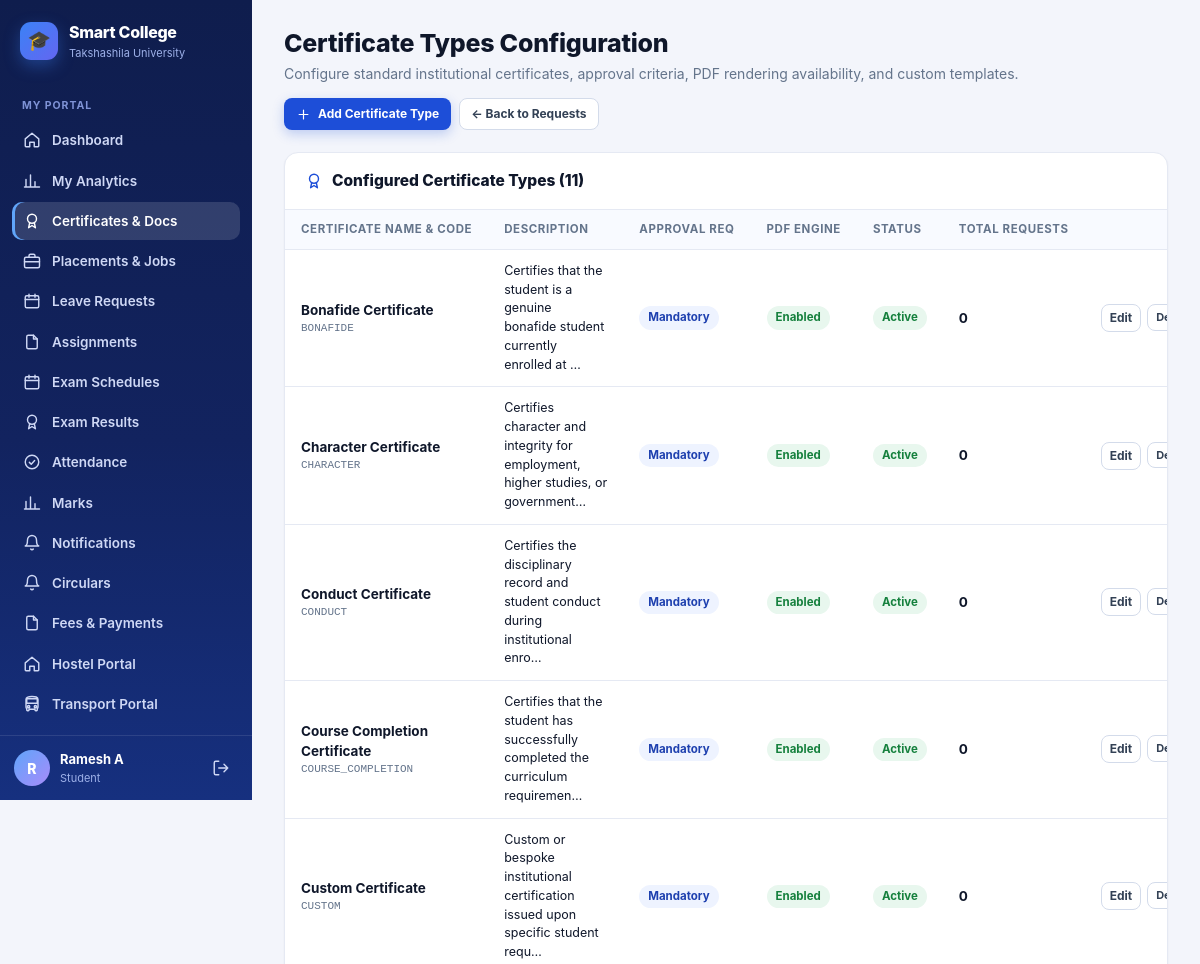
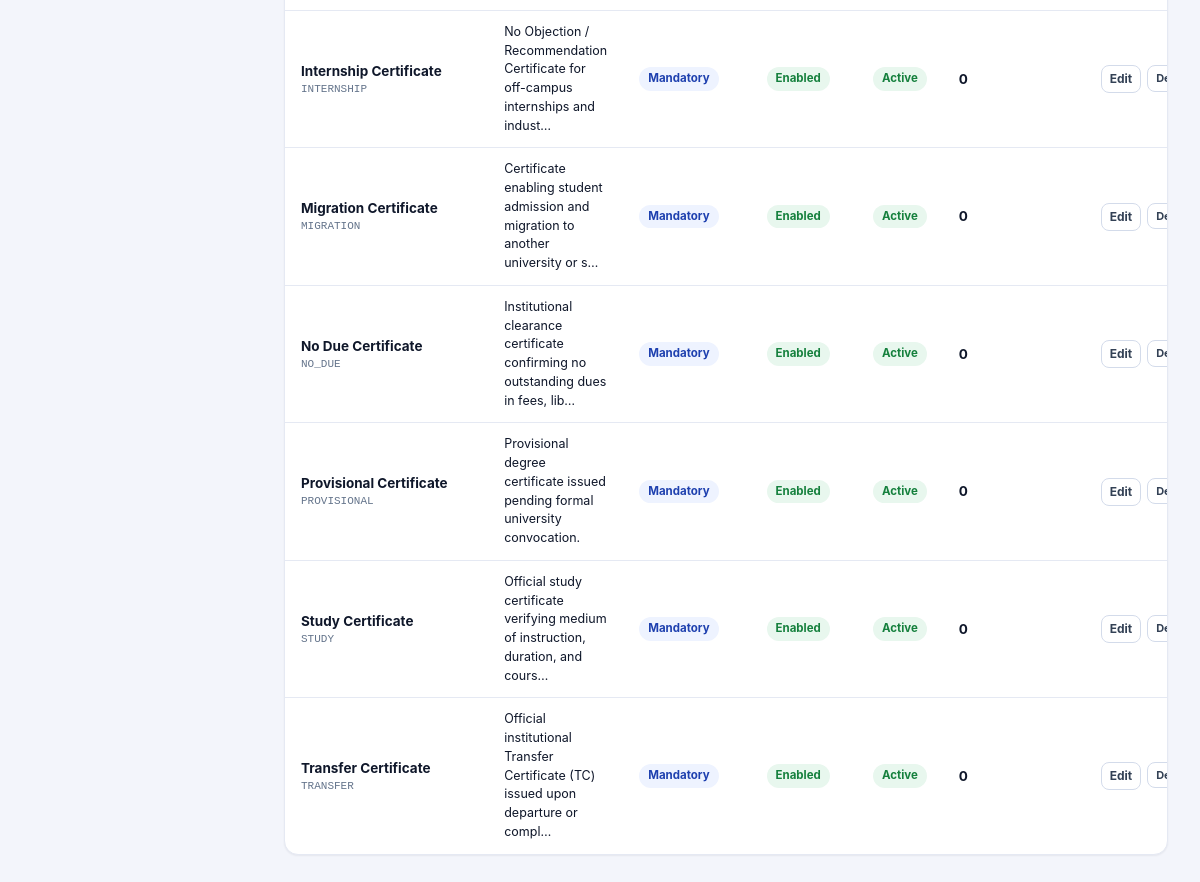
Screenshot of /certificates/admin/types/ (signed in) with the database file from the repository (2 pictures, top to bottom).
### students/models.py (models this page shows, shortened)
class Student(models.Model):
    user = models.OneToOneField(
        User,
        on_delete=models.CASCADE,
        null=True,
        blank=True
    )
    name = models.CharField(max_length=100)
    roll_no = models.CharField(max_length=20, unique=True)
    sif_number = models.CharField(
        max_length=30,
        unique=True,
        null=True,
        blank=True,
        help_text="7-digit unique University SIF number (auto-generated if left blank)"
    )
    email = models.EmailField()
    department = models.ForeignKey(
        Department,
        on_delete=models.CASCADE
    )
    course = models.ForeignKey(
        Course,
        on_delete=models.SET_NULL,
        null=True,
        blank=True
    )
    year = models.IntegerField()
    is_approved = models.BooleanField(default=True)
    parent_name = models.CharField(max_length=100, blank=True)
    parent_phone = models.CharField(max_length=20, blank=True)
    phone = models.CharField(max_length=20, blank=True)
    admission_date = models.DateField(default=timezone.now)
    is_active = models.BooleanField(default=True)

### certificates/models.py (models this page shows, shortened)
class CertificateType(models.Model):
    name = models.CharField(max_length=120)
    code = models.CharField(max_length=50, unique=True, help_text="Unique identifier e.g. BONAFIDE")
    description = models.TextField(blank=True, help_text="Description and instructions for students")
    requires_approval = models.BooleanField(
        default=True,
        help_text="Whether this certificate requires staff/admin approval before generation"
    )
    is_pdf_available = models.BooleanField(
        default=True,
        help_text="Whether automatic PDF generation is enabled for this certificate"
    )
    is_active = models.BooleanField(default=True, help_text="Whether students can request this certificate")
    template_content = models.TextField(
        blank=True,
        help_text="Custom wording template. Supports {student_name}, {roll_no}, {course_name}, {department_name}, {year}, {purpose}, {sif_number}."
    )
    created_at = models.DateTimeField(auto_now_add=True)
    updated_at = models.DateTimeField(auto_now=True)
    class Meta:
        ordering = ["name"]
        verbose_name = "Certificate Type"
        verbose_name_plural = "Certificate Types"

### certificates/views.py (the view)
# urls.py: path("admin/types/", views.certificate_type_list, name="certificate_type_list"),
@login_required(login_url="/accounts/login/")
def certificate_type_list(request):
    ctx_role = get_user_role(request.user)
    if not ctx_role["is_officer"]:
        return HttpResponseForbidden("Administrative privileges required.")
    types = CertificateType.objects.annotate(request_count=Count("requests")).order_by("name")
    return render(request, "certificates/type_list.html", {"types": types})

### accounts/context_processors.py (called while the page is built)
def _has_faculty(user):
    if not user or not user.is_authenticated:
        return False
    if Student.objects.filter(user=user).exists():
        return False
    return (
        Faculty.objects.filter(user=user).exists()
        or (bool(user.email) and Faculty.objects.filter(email=user.email).exists())
    )

### certificates/services.py (called while the page is built)
def get_user_role(user):
    student = Student.objects.filter(user=user).select_related("course", "department").first()
    faculty = Faculty.objects.filter(user=user).first() or Faculty.objects.filter(email=user.email).first()
    is_admin = bool(user and (user.is_superuser or user.is_staff))
    if is_admin:
        role = "admin"
    elif student:
        role = "student"
    elif faculty:
        role = "faculty"
    else:
        role = "guest"
    return {
        "role": role,
        "student": student,
        "faculty": faculty,
        "is_admin": is_admin,
        "is_officer": is_admin,
    }

### certificates/templates/certificates/type_list.html (shortened to what this page needs)
{% extends "base.html" %}
{% block page_title %}Certificate Types Configuration{% endblock %}
{% block page_sub %}Configure standard institutional certificates, approval criteria, PDF rendering availability, and custom templates.{% endblock %}
{% block page_actions %}
    <div style="display: flex; gap: 8px;">
        <a href="{% url 'certificate_type_create' %}" class="btn btn-primary btn-sm">
            <svg class="icon icon-sm"><use href="#i-plus"/></svg>
            <span>Add Certificate Type</span>
        </a>
        <a href="{% url 'certificates_admin_dashboard' %}" class="btn btn-ghost btn-sm">
            ← Back to Requests
        </a>
    </div>
{% endblock %}
{% block content %}
<div class="card">
    <div class="card-head">
        <div class="card-title">
            <svg class="icon"><use href="#i-award"/></svg>
            <span>Configured Certificate Types ({{ types.count }})</span>
        </div>
    </div>
    <div class="card-body" style="padding: 0;">
        <div class="table-wrap">
            <table class="table" style="width: 100%; margin: 0;">
                <thead>
                    <tr>
                        <th>Certificate Name & Code</th>
                        <th>Description</th>
                        <th>Approval Req</th>
                        <th>PDF Engine</th>
                        <th>Status</th>
                        <th>Total Requests</th>
                        <th style="text-align: right;">Action</th>
                    </tr>
                </thead>
                <tbody>
                    {% for ct in types %}
                        <tr>
                            <td>
                                <div style="font-weight: 700; color: var(--text);">{{ ct.name }}</div>
                                <div class="muted" style="font-family: monospace; font-size: 11px;">{{ ct.code }}</div>
                            </td>
                            <td>
                                <div style="font-size: 12.5px; max-width: 320px;">{{ ct.description|truncatechars:80|default:"—" }}</div>
                            </td>
                            <td>
                                {% if ct.requires_approval %}
                                    <span class="badge blue">Mandatory</span>
                                {% else %}
                                    <span class="badge slate">Auto</span>
                                {% endif %}
                            </td>
                            <td>
                                {% if ct.is_pdf_available %}
                                    <span class="badge green">Enabled</span>
                                {% else %}
                                    <span class="badge gray">Manual</span>
                                {% endif %}
                            </td>
                            <td>
                                {% if ct.is_active %}
                                    <span class="badge green">Active</span>
                                {% else %}
                                    <span class="badge rose">Inactive</span>
                                {% endif %}
                            </td>
                            <td>
                                <strong>{{ ct.request_count }}</strong>
                            </td>
                            <td style="text-align: right;">
                                <div style="display: flex; gap: 6px; justify-content: flex-end;">
                                    <a href="{% url 'certificate_type_edit' ct.pk %}" class="btn btn-ghost btn-sm" style="padding: 4px 8px;">
                                        Edit
                                    </a>
                                    <form method="POST" action="{% url 'certificate_type_toggle' ct.pk %}" style="display: inline;">
                                        <button type="submit" class="btn {% if ct.is_active %}btn-ghost{% else %}btn-secondary{% endif %} btn-sm" style="padding: 4px 8px; font-size: 11px;">
                                            {% if ct.is_active %}Deactivate{% else %}Activate{% endif %}
                                        </button>
                                    </form>
                                </div>
                            </td>
                        </tr>
                    {% empty %}
                        <tr>
                            <td colspan="7" style="padding: 30px; text-align: center;" class="muted">
                                No certificate types configured. Click "Add Certificate Type" to create one.
                            </td>
                        </tr>
                    {% endfor %}
                </tbody>
            </table>
        </div>
    </div>
</div>
{% endblock %}

### templates/base.html (shortened to what this page needs)
{% load static %}<!DOCTYPE html>
<html lang="en">
<head>
    <link rel="stylesheet" href="{% static 'css/theme.css' %}">
</head>
<body>
<div class="app">
    <aside class="sidebar" id="sidebar">
        <a class="brand" href="{{ nav_home }}">
            <span class="brand-mark">🎓</span>
            <span>
                <div class="brand-name">Smart College</div>
                <div class="brand-sub">Takshashila University</div>
            </span>
        </a>
        <nav class="nav">
            {% for group in nav_groups %}
                {% if group.label %}<div class="nav-label">{{ group.label }}</div>{% endif %}
                {% for item in group.items %}
                    <a class="nav-link {% if item.active %}active{% endif %}" href="{{ item.url }}">
                        <svg class="icon"><use href="#i-{{ item.icon }}"/></svg>
                        <span>{{ item.label }}</span>
                    </a>
                {% endfor %}
            {% endfor %}
        </nav>
        <div class="sidebar-foot">
            <div class="avatar">{{ nav_initial }}</div>
            <div class="who">
                <div class="who-name">{{ nav_display }}</div>
                <div class="who-role">{{ nav_role_label }}</div>
            </div>
            <a class="logout" href="/accounts/logout/" title="Log out"><svg class="icon"><use href="#i-logout"/></svg></a>
        </div>
    </aside>
    <div class="main">
        <main class="page">
            <div class="page-head">
                <div>
                    <h1 class="page-title">{% block page_title %}{% endblock %}</h1>
                    <div class="page-sub">{% block page_sub %}{% endblock %}</div>
                </div>
                <div class="head-actions">{% block page_actions %}{% endblock %}</div>
            </div>
            {% block content %}{% endblock %}
        </main>
    </div>
</div>
</body>
</html>

### rows the page displays
Student: name "Ramesh A"
CertificateType: name "Bonafide Certificate", code "BONAFIDE", description "Certifies that the student is a genuine bonafide student currently enrolled at …", requires_approval "Mandatory", is_pdf_available "Enabled", is_active "Active", request_count "0"
CertificateType: name "Character Certificate", code "CHARACTER", description "Certifies character and integrity for employment, higher studies, or government…", requires_approval "Mandatory", is_pdf_available "Enabled", is_active "Active", request_count "0"
CertificateType: name "Conduct Certificate", code "CONDUCT", description "Certifies the disciplinary record and student conduct during institutional enro…", requires_approval "Mandatory", is_pdf_available "Enabled", is_active "Active", request_count "0"
CertificateType: name "Course Completion Certificate", code "COURSE_COMPLETION", description "Certifies that the student has successfully completed the curriculum requiremen…", requires_approval "Mandatory", is_pdf_available "Enabled", is_active "Active", request_count "0"
CertificateType: name "Custom Certificate", code "CUSTOM", description "Custom or bespoke institutional certification issued upon specific student requ…", requires_approval "Mandatory", is_pdf_available "Enabled", is_active "Active", request_count "0"
CertificateType: name "Internship Certificate", code "INTERNSHIP", description "No Objection / Recommendation Certificate for off-campus internships and indust…", requires_approval "Mandatory", is_pdf_available "Enabled", is_active "Active", request_count "0"
CertificateType: name "Migration Certificate", code "MIGRATION", description "Certificate enabling student admission and migration to another university or s…", requires_approval "Mandatory", is_pdf_available "Enabled", is_active "Active", request_count "0"
CertificateType: name "No Due Certificate", code "NO_DUE", description "Institutional clearance certificate confirming no outstanding dues in fees, lib…", requires_approval "Mandatory", is_pdf_available "Enabled", is_active "Active", request_count "0"
CertificateType: name "Provisional Certificate", code "PROVISIONAL", description "Provisional degree certificate issued pending formal university convocation.", requires_approval "Mandatory", is_pdf_available "Enabled", is_active "Active", request_count "0"
CertificateType: name "Study Certificate", code "STUDY", description "Official study certificate verifying medium of instruction, duration, and cours…", requires_approval "Mandatory", is_pdf_available "Enabled", is_active "Active", request_count "0"
CertificateType: name "Transfer Certificate", code "TRANSFER", description "Official institutional Transfer Certificate (TC) issued upon departure or compl…", requires_approval "Mandatory", is_pdf_available "Enabled", is_active "Active", request_count "0"

### other values shown
{{ group.label }} "MY PORTAL"
{{ item.label }} "Dashboard" "My Analytics" "Certificates & Docs" "Placements & Jobs" "Leave Requests" "Assignments" "Exam Schedules" "Exam Results" "Attendance" "Marks" "Notifications" "Circulars" "Fees & Payments" "Hostel Portal" "Transport Portal"
{{ nav_initial }} "R"
{{ nav_role_label }} "Student"
{{ types.count }} "11"
